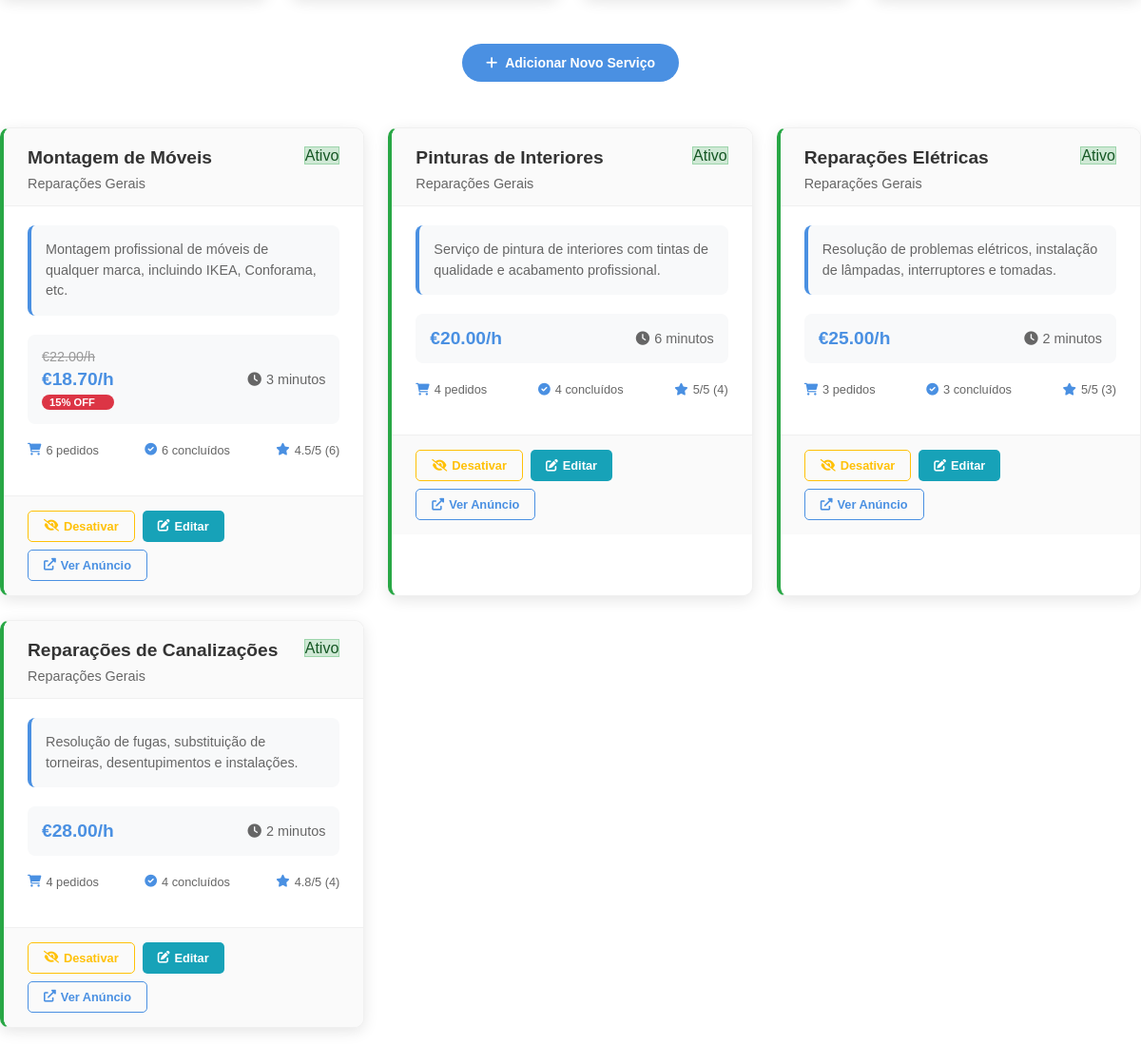
/Views/orders/myServices.php (signed in, middle part), run on an earlier commit of the app's database.
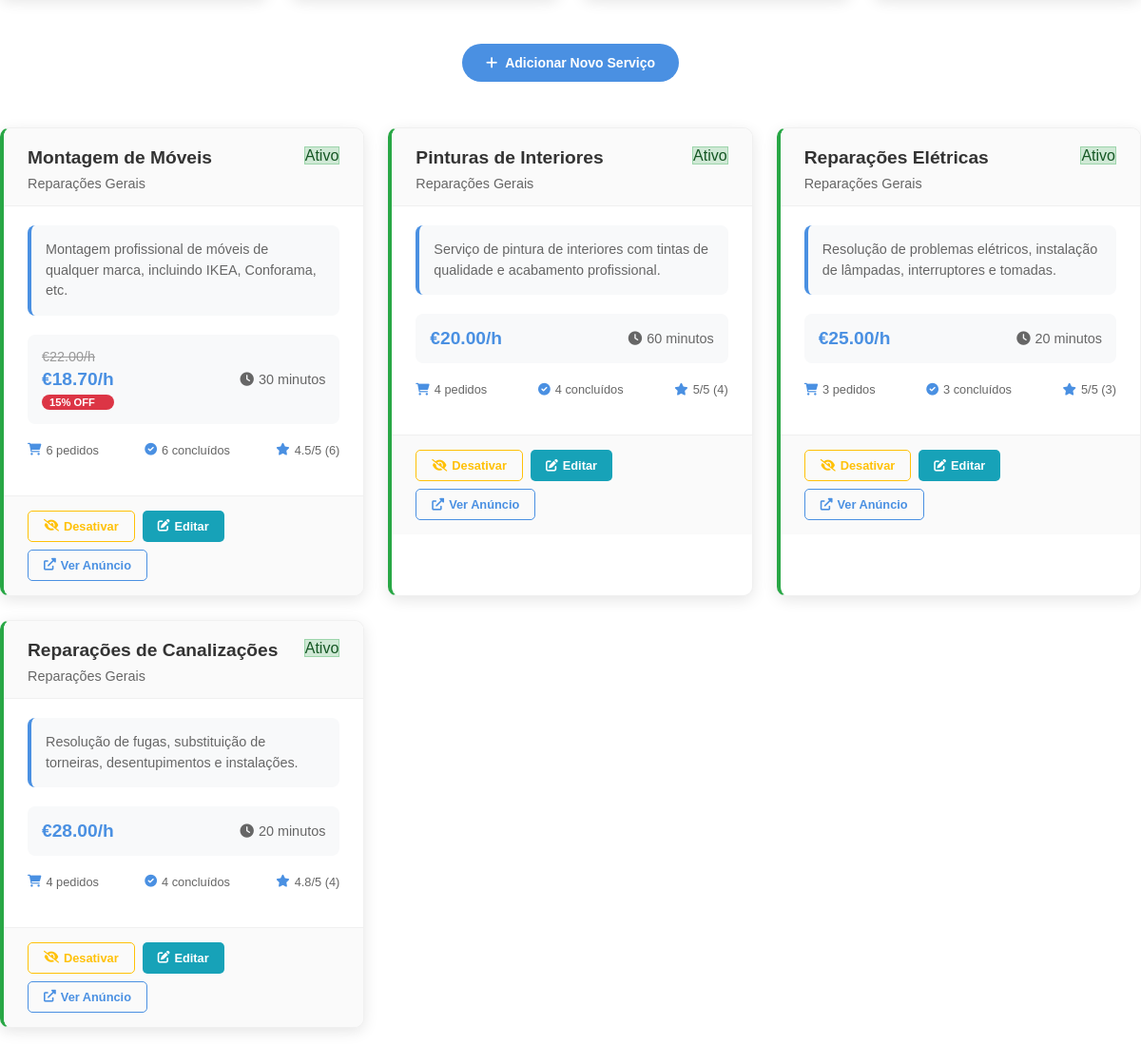
And on a later commit of the database.
### tables this page shows
CREATE TABLE Service_ (
    id INTEGER PRIMARY KEY,
    freelancer_id INTEGER NOT NULL,
    name_ TEXT NOT NULL,
    description_ TEXT NOT NULL,
    duration INTEGER NOT NULL,
    is_active BOOLEAN NOT NULL DEFAULT true,
    price_per_hour REAL NOT NULL,
    promotion INT NOT NULL DEFAULT 0,  /* O valor que estiver será o valor do desconto; default 0, logo por padrão não há desconto*/
    category_id INTEGER NOT NULL,
    FOREIGN KEY (freelancer_id) REFERENCES User_(id),
    FOREIGN KEY (category_id) REFERENCES Category(id)
);

### Controllers/serviceController.php (called while the page is built, shortened)
<?php
function getUserServices($userId) {
    $db = getDatabaseConnection();
    $query = "
        SELECT
            s.id,
            s.name_,
            s.description_,
            s.duration,
            s.is_active,
            s.price_per_hour,
            s.promotion,
            c.name_ as category_name,
            COUNT(sd.id) as total_orders,
            COUNT(CASE WHEN sd.status_ = 'completed' THEN 1 END) as completed_orders,
            AVG(f.evaluation) as avg_rating,
            COUNT(f.id) as total_reviews
        FROM Service_ s
        LEFT JOIN Category c ON s.category_id = c.id
        LEFT JOIN Service_Data sd ON s.id = sd.service_id
        LEFT JOIN Feedback f ON s.id = f.service_id
        WHERE s.freelancer_id = :user_id
        GROUP BY s.id, s.name_, s.description_, s.duration, s.is_active, s.price_per_hour, s.promotion, c.name_
        ORDER BY s.is_active DESC, s.name_ ASC
    ";
    $stmt = $db->prepare($query);
    $stmt->execute([':user_id' => $userId]);
    return $stmt->fetchAll(PDO::FETCH_ASSOC);
}
function calculateDiscountedPrice($price, $promotion) {
    if ($promotion > 0) {
        return $price - ($price * ($promotion / 100));
    }
    return $price;
}
?>

### Views/orders/myServices.php (the view, shortened to what the changed rows need)
<?php
require_once(dirname(__FILE__)."/../../Templates/common_elems.php");
require_once(dirname(__FILE__)."/../../Controllers/serviceController.php");
$currentUserId = getCurrentUserId();
$services = getUserServices($currentUserId);
?>
<main>
    <section class="services-section">
        <?php if (empty($services)): ?>
            <div class="no-services">
                <div class="no-services-icon">
                    <i class="fas fa-briefcase"></i>
                </div>
                <h3>Ainda não tem serviços publicados</h3>
                <p>Comece a ganhar dinheiro publicando os seus serviços!</p>
                <button class="btn-explore" onclick="openAddServiceModal()">
                    <i class="fas fa-plus"></i>
                    Publicar Primeiro Serviço
                </button>
            </div>
        <?php else: ?>
            <div class="services-list">
                <?php foreach ($services as $service):
                    $isActive = $service['is_active'];
                    $activeClass = $isActive ? 'service-active' : 'service-inactive';
                    $discountedPrice = calculateDiscountedPrice($service['price_per_hour'], $service['promotion']);
                    $avgRating = $service['avg_rating'] ? round($service['avg_rating'], 1) : 0;
                ?>
                    <div class="service-card <?php echo $activeClass; ?>">
                        <div class="service-header">
                            <div class="service-info">
                                <h3 class="service-name"><?php echo htmlspecialchars($service['name_']); ?></h3>
                                <p class="category-name"><?php echo htmlspecialchars($service['category_name']); ?></p>
                            </div>
                            <div class="service-status">
                                <span class="status-badge <?php echo $isActive ? 'status-active' : 'status-inactive'; ?>">
                                    <?php echo $isActive ? 'Ativo' : 'Inativo'; ?>
                                </span>
                            </div>
                        </div>
                        <div class="service-body">
                            <div class="service-description">
                                <p><?php echo htmlspecialchars($service['description_']); ?></p>
                            </div>
                            <div class="service-pricing">
                                <div class="price-info">
                                    <?php if ($service['promotion'] > 0): ?>
                                        <span class="original-price">€<?php echo number_format($service['price_per_hour'], 2); ?>/h</span>
                                        <span class="discounted-price">€<?php echo number_format($discountedPrice, 2); ?>/h</span>
                                        <span class="discount-badge"><?php echo $service['promotion']; ?>% OFF</span>
                                    <?php else: ?>
                                        <span class="current-price">€<?php echo number_format($service['price_per_hour'], 2); ?>/h</span>
                                    <?php endif; ?>
                                </div>
                                <div class="duration-info">
                                    <i class="fas fa-clock"></i>
                                    <?php echo $service['duration']; ?> minutos
                                </div>
                            </div>
                            <div class="service-stats">
                                <div class="stat-item">
                                    <i class="fas fa-shopping-cart"></i>
                                    <span><?php echo $service['total_orders']; ?> pedidos</span>
                                </div>
                                <div class="stat-item">
                                    <i class="fas fa-check-circle"></i>
                                    <span><?php echo $service['completed_orders']; ?> concluídos</span>
                                </div>
                                <div class="stat-item">
                                    <i class="fas fa-star"></i>
                                    <span><?php echo $avgRating; ?>/5 (<?php echo $service['total_reviews']; ?>)</span>
                                </div>
                            </div>
                        </div>
                        <div class="service-actions">
                            <form method="post" style="display: inline;">
                                <button type="submit" class="btn-toggle <?php echo $isActive ? 'btn-deactivate' : 'btn-activate'; ?>">
                                    <i class="fas fa-<?php echo $isActive ? 'eye-slash' : 'eye'; ?>"></i>
                                    <?php echo $isActive ? 'Desativar' : 'Ativar'; ?>
                                </button>
                            </form>
                            <button class="btn-edit" onclick="editService(<?php echo $service['id']; ?>)">
                                <i class="fas fa-edit"></i>
                                Editar
                            </button>
                            <a href="/Views/product.php?id=<?php echo $service['id']; ?>" class="btn-view" target="_blank">
                                <i class="fas fa-external-link-alt"></i>
                                Ver Anúncio
                            </a>
                        </div>
                    </div>
                <?php endforeach; ?>
            </div>
        <?php endif; ?>
    </section>
</main>
<link rel="stylesheet" href="https://cdnjs.cloudflare.com/ajax/libs/font-awesome/6.0.0/css/all.min.css">

What changed in the data, as far as the page shows it:
changed service_ "Montagem de Móveis": duration "3" → "30"
changed service_ "Pinturas de Interiores": duration "6" → "60"
changed service_ "Reparações Elétricas": duration "2" → "20"
changed service_ "Reparações de Canalizações": duration "2" → "20"
